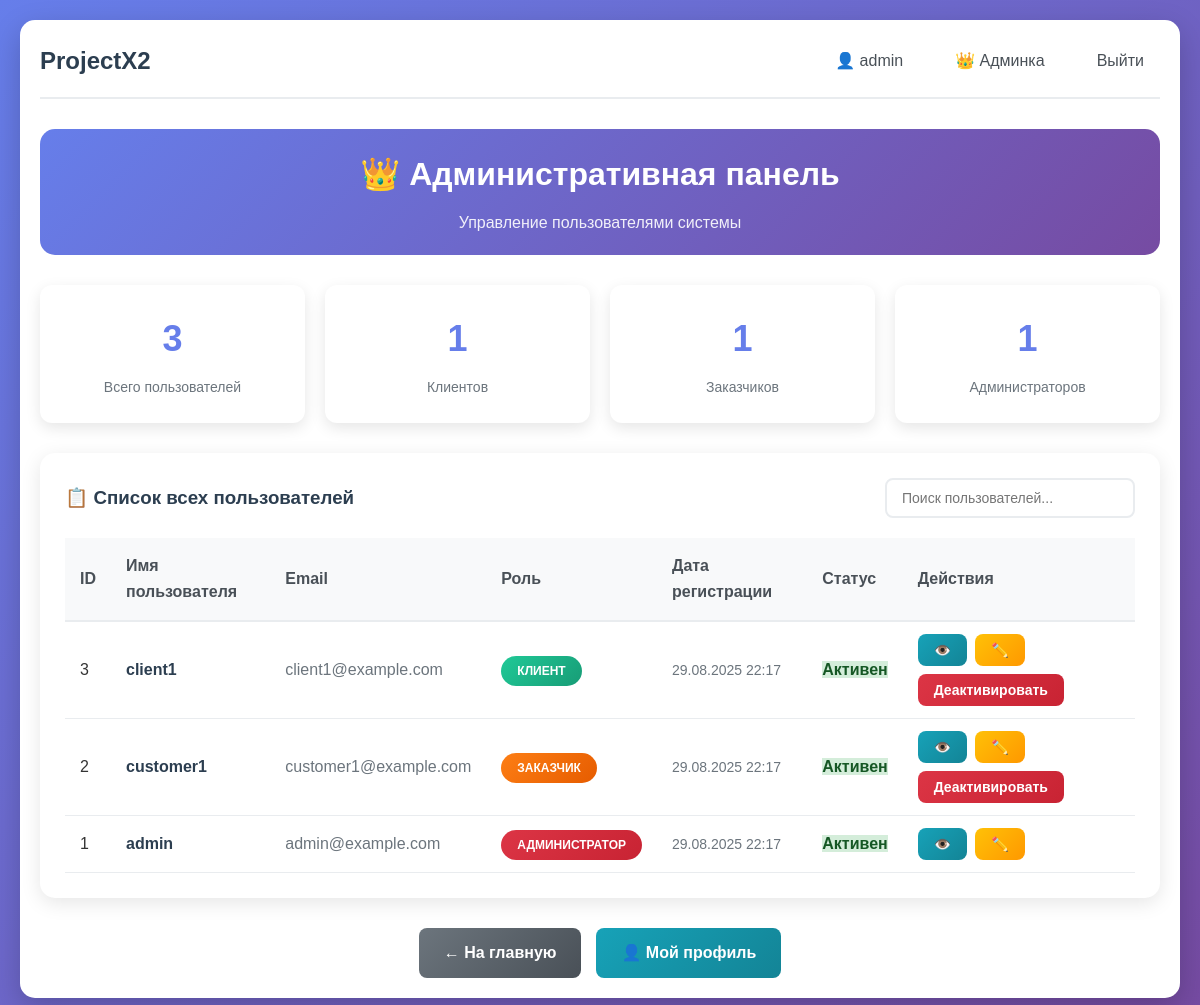
/admin/users (signed in), run on an earlier commit of the app's database.
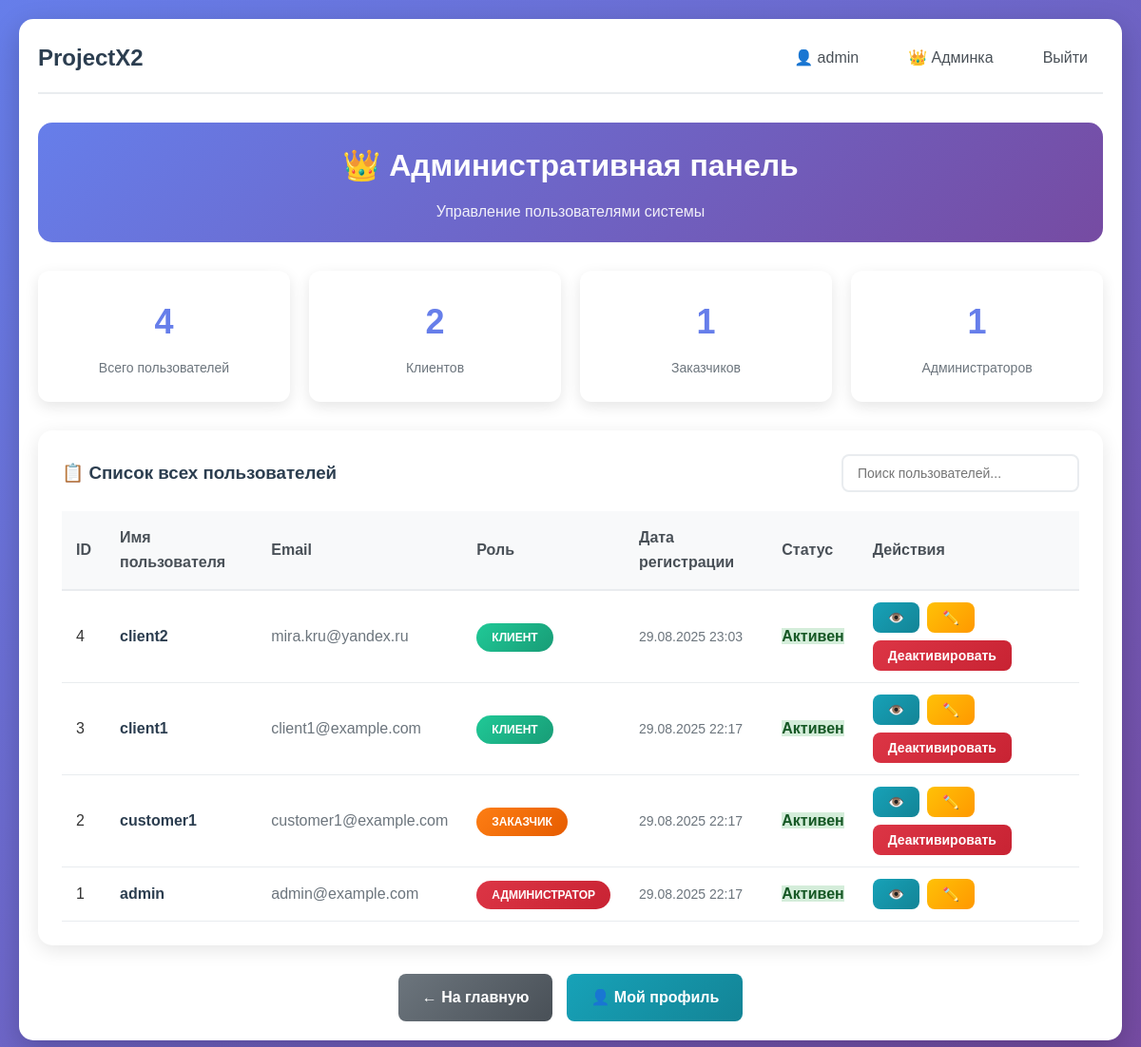
And on a later commit of the database.
### app.py (models this page shows, shortened)
class User(UserMixin, db.Model):
    __tablename__ = 'users'
    id = db.Column(db.Integer, primary_key=True)
    username = db.Column(db.String(64), unique=True, nullable=False)
    email = db.Column(db.String(120), unique=True, nullable=False)
    password_hash = db.Column(db.String(256), nullable=False)
    role = db.Column(db.String(20), nullable=False)
    created_at = db.Column(db.DateTime, default=datetime.utcnow)
    is_active = db.Column(db.Boolean, default=True)
    services = db.relationship('UserService', backref='user', lazy=True)
    balance = db.Column(db.Float, default=0.0)  # Баланс для клиентов

### app.py (the view)
@app.route('/admin/users')
@login_required
def admin_users():
    if current_user.role != 'admin':
        flash('Доступ запрещен. Только для администраторов.', 'error')
        return redirect(url_for('index'))
    users = User.query.order_by(User.created_at.desc()).all()
    return render_template('admin_users.html', users=users)

### app.py (called while the page is built)
@login_manager.user_loader
def load_user(user_id):
    return User.query.get(int(user_id))

### templates/admin_users.html (shortened to what this page needs)
{% extends "base.html" %}
{% block content %}
<div class="admin-container">
    <div class="admin-header">
        <h2>👑 Административная панель</h2>
        <p class="admin-subtitle">Управление пользователями системы</p>
    </div>
    <div class="admin-stats">
        <div class="stats-grid">
            <div class="stat-card">
                <div class="stat-number">{{ users|length }}</div>
                <div class="stat-label">Всего пользователей</div>
            </div>
            <div class="stat-card">
                <div class="stat-number">{{ users|selectattr('role', 'equalto', 'client')|list|length }}</div>
                <div class="stat-label">Клиентов</div>
            </div>
            <div class="stat-card">
                <div class="stat-number">{{ users|selectattr('role', 'equalto', 'customer')|list|length }}</div>
                <div class="stat-label">Заказчиков</div>
            </div>
            <div class="stat-card">
                <div class="stat-number">{{ users|selectattr('role', 'equalto', 'admin')|list|length }}</div>
                <div class="stat-label">Администраторов</div>
            </div>
        </div>
    </div>
    <div class="users-table-container">
        <div class="table-header">
            <h3>📋 Список всех пользователей</h3>
            <div class="table-actions">
                <input type="text" id="searchUsers" placeholder="Поиск пользователей..." class="search-input">
            </div>
        </div>
        <div class="table-responsive">
            <table class="users-table">
                <thead>
                    <tr>
                        <th>ID</th>
                        <th>Имя пользователя</th>
                        <th>Email</th>
                        <th>Роль</th>
                        <th>Дата регистрации</th>
                        <th>Статус</th>
                        <th>Действия</th>
                    </tr>
                </thead>
                <tbody>
                    {% for user in users %}
                    <tr class="user-row">
                        <td class="user-id">{{ user.id }}</td>
                        <td class="user-username">
                            <strong>{{ user.username }}</strong>
                        </td>
                        <td class="user-email">{{ user.email }}</td>
                        <td class="user-role">
                            <span class="role-badge role-{{ user.role }}">
                                {% if user.role == 'admin' %}
                                    Администратор
                                {% elif user.role == 'customer' %}
                                    Заказчик
                                {% else %}
                                    Клиент
                                {% endif %}
                            </span>
                        </td>
                        <td class="user-created">{{ user.created_at.strftime('%d.%m.%Y %H:%M') }}</td>
                        <td class="user-status">
                            <span class="status-{{ 'active' if user.is_active else 'inactive' }}">
                                {{ 'Активен' if user.is_active else 'Неактивен' }}
                            </span>
                        </td>
                        <td class="user-actions">
                            <button class="btn btn-sm btn-info" onclick="viewUser({{ user.id }})">👁️</button>
                            <button class="btn btn-sm btn-warning" onclick="editUser({{ user.id }})">✏️</button>
                            {% if user.id != current_user.id %}
                                <button class="btn btn-sm btn-{{ 'success' if not user.is_active else 'danger' }}"
                                        onclick="toggleUser({{ user.id }})">
                                    {{ 'Активировать' if not user.is_active else 'Деактивировать' }}
                                </button>
                            {% endif %}
                        </td>
                    </tr>
                    {% endfor %}
                </tbody>
            </table>
        </div>
    </div>
    <div class="admin-actions">
        <a href="{{ url_for('index') }}" class="btn btn-secondary">← На главную</a>
        <a href="{{ url_for('profile') }}" class="btn btn-info">👤 Мой профиль</a>
    </div>
</div>
{% endblock %}

### templates/base.html (shortened to what this page needs)
<!DOCTYPE html>
<html lang="ru">
<head>
    <link rel="stylesheet" href="{{ url_for('static', filename='css/style.css') }}">
</head>
<body>
    <div class="container">
        <nav class="navbar">
            <h1><a href="/" class="nav-logo">ProjectX2</a></h1>
            <div class="nav-links">
                {% if current_user.is_authenticated %}
                    <a href="/profile" class="nav-link">👤 {{ current_user.username }}</a>
                    {% if current_user.role == 'admin' %}
                        <a href="/admin/users" class="nav-link">👑 Админка</a>
                    {% elif current_user.role == 'customer' %}
                        <a href="/customer/services" class="nav-link">👔 Услуги</a>
                    {% elif current_user.role == 'client' %}
                        <a href="/client/services" class="nav-link">📦 Мои услуги</a>
                    {% endif %}
                    <a href="/logout" class="nav-link">Выйти</a>
                {% else %}
                    <a href="/login" class="nav-link">Войти</a>
                    <a href="/register" class="nav-link">Регистрация</a>
                {% endif %}
            </div>
        </nav>
        <main>
            {% block content %}{% endblock %}
        </main>
    </div>
</body>
</html>

### static/css/style.css (style rules this page uses)
* { margin: 0; padding: 0; box-sizing: border-box; }
body { font-family: 'Arial', sans-serif; line-height: 1.6; color: #333; background: linear-gradient(135deg, #667eea 0%, #764ba2 100%); min-height: 100vh; padding: 20px; }
.container { max-width: 1200px; margin: 0 auto; background: white; padding: 20px; border-radius: 15px; box-shadow: 0 10px 30px rgba(0, 0, 0, 0.2); }
.navbar { display: flex; justify-content: space-between; align-items: center; margin-bottom: 30px; padding-bottom: 15px; border-bottom: 2px solid #e9ecef; }
.nav-logo { text-decoration: none; color: #2c3e50; font-size: 24px; font-weight: bold; }
.nav-links { display: flex; gap: 20px; align-items: center; }
.nav-link { text-decoration: none; color: #495057; padding: 8px 16px; border-radius: 8px; transition: all 0.3s ease; font-weight: 500; }
.btn { padding: 12px 25px; border: none; border-radius: 8px; cursor: pointer; font-size: 16px; text-decoration: none; display: inline-block; text-align: center; transition: all 0.3s ease; font-weight: 600; }
.btn-danger { background: linear-gradient(135deg, #dc3545 0%, #c82333 100%); color: white; }
.btn-secondary { background: linear-gradient(135deg, #6c757d 0%, #495057 100%); color: white; }
.btn-info { background: linear-gradient(135deg, #17a2b8 0%, #138496 100%); color: white; }
.btn-sm { padding: 8px 16px; font-size: 14px; }
.container { animation: fadeIn 0.6s ease-out; }
.role-badge { padding: 8px 16px; border-radius: 20px; font-size: 12px; font-weight: bold; text-transform: uppercase; }
.role-admin { background: linear-gradient(135deg, #dc3545 0%, #c82333 100%); color: white; }
.role-customer { background: linear-gradient(135deg, #fd7e14 0%, #e65c00 100%); color: white; }
.role-client { background: linear-gradient(135deg, #20c997 0%, #189c76 100%); color: white; }
.status-active { color: #28a745; font-weight: bold; }
.stats-grid { display: grid; grid-template-columns: repeat(auto-fit, minmax(150px, 1fr)); gap: 20px; }
.stat-number { font-size: 28px; font-weight: bold; color: #667eea; margin-bottom: 5px; }
.stat-label { font-size: 14px; color: #6c757d; font-weight: 500; }
.admin-container { max-width: 1400px; margin: 0 auto; }
.admin-header { text-align: center; margin-bottom: 30px; padding: 20px; background: linear-gradient(135deg, #667eea 0%, #764ba2 100%); border-radius: 15px; color: white; }
.admin-header h2 { margin: 0; font-size: 32px; }
.admin-subtitle { margin: 10px 0 0 0; opacity: 0.9; font-size: 16px; }
.admin-stats { margin-bottom: 30px; }
.stats-grid { display: grid; grid-template-columns: repeat(auto-fit, minmax(200px, 1fr)); gap: 20px; margin-bottom: 30px; }
.stat-card { background: white; padding: 25px; border-radius: 12px; text-align: center; box-shadow: 0 5px 15px rgba(0,0,0,0.1); transition: transform 0.3s ease; }
.stat-card .stat-number { font-size: 36px; font-weight: bold; color: #667eea; margin-bottom: 8px; }
.stat-card .stat-label { color: #6c757d; font-weight: 500; font-size: 14px; }
.users-table-container { background: white; border-radius: 15px; padding: 25px; box-shadow: 0 5px 20px rgba(0,0,0,0.1); margin-bottom: 30px; }
.table-header { display: flex; justify-content: space-between; align-items: center; margin-bottom: 20px; flex-wrap: wrap; gap: 15px; }
.table-header h3 { margin: 0; color: #2c3e50; }
.search-input { padding: 10px 15px; border: 2px solid #e9ecef; border-radius: 8px; font-size: 14px; min-width: 250px; }
.table-responsive { overflow-x: auto; }
.users-table { width: 100%; border-collapse: collapse; background: white; }
.users-table th { background: #f8f9fa; padding: 15px; text-align: left; font-weight: 600; color: #495057; border-bottom: 2px solid #e9ecef; }
.users-table td { padding: 12px 15px; border-bottom: 1px solid #e9ecef; vertical-align: middle; }
.user-username strong { color: #2c3e50; }
.user-email { color: #6c757d; }
.user-created { color: #6c757d; font-size: 14px; }
.user-actions { display: flex; gap: 8px; flex-wrap: wrap; }
.btn-warning { background: linear-gradient(135deg, #ffc107 0%, #ff9800 100%); color: white; }
.admin-actions { display: flex; gap: 15px; justify-content: center; flex-wrap: wrap; }
.status-active { background-color: #d4edda; color: #155724; }

What changed in the data, as far as the page shows it:
added User: id "4", username "client2", email "mira.kru@yandex.ru", role "КЛИЕНТ", created_at "29.08.2025 23:03", is_active "Активен", is_active "Деактивировать"
Also different on the page:
{{ users|length }}: "3" → "4"
{{ users|selectattr('role', 'equalto', 'client')|list|length }}: "1" → "2"
